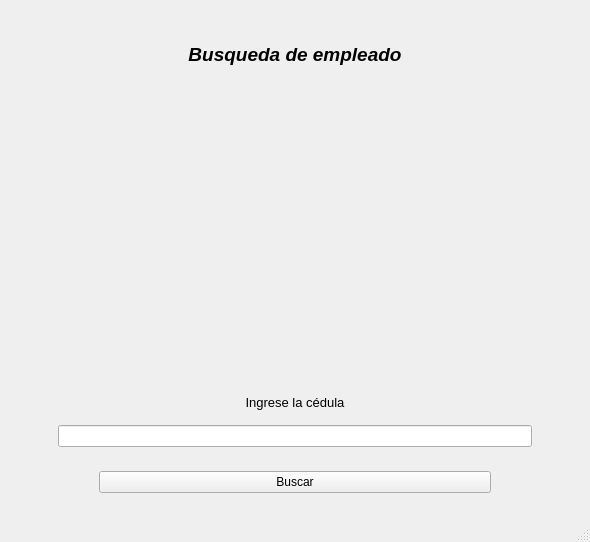
<?xml version="1.0" encoding="UTF-8"?>
<ui version="4.0">
 <class>MainWindow</class>
 <widget class="QMainWindow" name="MainWindow">
  <property name="geometry">
   <rect>
    <x>0</x>
    <y>0</y>
    <width>590</width>
    <height>542</height>
   </rect>
  </property>
  <property name="windowTitle">
   <string>MainWindow</string>
  </property>
  <property name="styleSheet">
   <string notr="true">QFrame{border:none;}</string>
  </property>
  <widget class="QWidget" name="centralwidget">
   <layout class="QVBoxLayout" name="verticalLayout_4">
    <item>
     <layout class="QVBoxLayout" name="verticalLayout_3" stretch="2,6,2">
      <item>
       <widget class="QLabel" name="label_3">
        <property name="minimumSize">
         <size>
          <width>0</width>
          <height>53</height>
         </size>
        </property>
        <property name="text">
         <string>&lt;html&gt;&lt;head/&gt;&lt;body&gt;&lt;p align=&quot;center&quot;&gt;&lt;span style=&quot; font-size:14pt; font-weight:600; font-style:italic;&quot;&gt;Busqueda de empleado&lt;/span&gt;&lt;/p&gt;&lt;/body&gt;&lt;/html&gt;</string>
        </property>
       </widget>
      </item>
      <item>
       <widget class="QFrame" name="frame_3">
        <property name="frameShape">
         <enum>QFrame::StyledPanel</enum>
        </property>
        <property name="frameShadow">
         <enum>QFrame::Raised</enum>
        </property>
        <layout class="QHBoxLayout" name="horizontalLayout_2">
         <property name="leftMargin">
          <number>80</number>
         </property>
         <property name="rightMargin">
          <number>80</number>
         </property>
         <item>
          <widget class="QFrame" name="frame_4">
           <property name="frameShape">
            <enum>QFrame::StyledPanel</enum>
           </property>
           <property name="frameShadow">
            <enum>QFrame::Raised</enum>
           </property>
           <layout class="QHBoxLayout" name="horizontalLayout_3">
            <item>
             <widget class="QLabel" name="label">
              <property name="maximumSize">
               <size>
                <width>100</width>
                <height>100</height>
               </size>
              </property>
              <property name="text">
               <string/>
              </property>
              <property name="pixmap">
               <pixmap>../images/magnifiying-glass.png</pixmap>
              </property>
              <property name="scaledContents">
               <bool>true</bool>
              </property>
              <property name="alignment">
               <set>Qt::AlignCenter</set>
              </property>
             </widget>
            </item>
           </layout>
          </widget>
         </item>
        </layout>
       </widget>
      </item>
      <item>
       <layout class="QVBoxLayout" name="verticalLayout_2">
        <property name="spacing">
         <number>50</number>
        </property>
        <item>
         <widget class="QFrame" name="frame">
          <property name="frameShape">
           <enum>QFrame::StyledPanel</enum>
          </property>
          <property name="frameShadow">
           <enum>QFrame::Raised</enum>
          </property>
          <layout class="QVBoxLayout" name="verticalLayout">
           <property name="leftMargin">
            <number>40</number>
           </property>
           <property name="rightMargin">
            <number>40</number>
           </property>
           <item>
            <widget class="QLabel" name="label_4">
             <property name="text">
              <string>&lt;html&gt;&lt;head/&gt;&lt;body&gt;&lt;p align=&quot;center&quot;&gt;&lt;span style=&quot; font-size:10pt;&quot;&gt;Ingrese la cédula&lt;/span&gt;&lt;/p&gt;&lt;/body&gt;&lt;/html&gt;</string>
             </property>
            </widget>
           </item>
           <item>
            <widget class="QFrame" name="frame_2">
             <property name="frameShape">
              <enum>QFrame::StyledPanel</enum>
             </property>
             <property name="frameShadow">
              <enum>QFrame::Raised</enum>
             </property>
             <layout class="QHBoxLayout" name="horizontalLayout">
              <item>
               <widget class="QLineEdit" name="ingrese_cedula"/>
              </item>
             </layout>
            </widget>
           </item>
           <item>
            <widget class="QFrame" name="frame_5">
             <property name="frameShape">
              <enum>QFrame::StyledPanel</enum>
             </property>
             <property name="frameShadow">
              <enum>QFrame::Raised</enum>
             </property>
             <layout class="QHBoxLayout" name="horizontalLayout_4">
              <property name="leftMargin">
               <number>50</number>
              </property>
              <property name="rightMargin">
               <number>50</number>
              </property>
              <item>
               <widget class="QPushButton" name="budcar_btn">
                <property name="text">
                 <string>Buscar</string>
                </property>
               </widget>
              </item>
             </layout>
            </widget>
           </item>
          </layout>
         </widget>
        </item>
       </layout>
      </item>
     </layout>
    </item>
   </layout>
  </widget>
  <widget class="QStatusBar" name="statusbar"/>
 </widget>
 <resources/>
 <connections/>
</ui>
